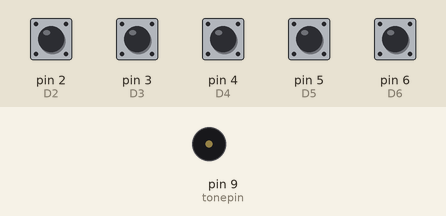
This sketch was run on a simulated Arduino Uno, built with avr-gcc and run on an emulated ATmega328P. Shown: buzzer (waves = sounding). Inputs (shaded band) come from the test bench; at power-on: pin 2 (D2), pin 3 (D3), pin 4 (D4), pin 5 (D5), pin 6 (D6) HIGH.

Above: at 1.2 s.
1.3 s: pin 2 (D2) pulled LOW for 0.15 s
At 1.4 s:
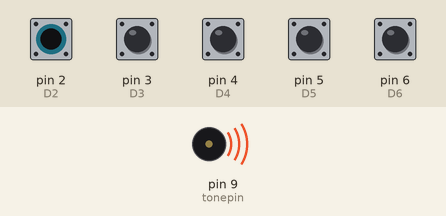
Timing chart, 0 to 4.3 s (numbered marks = the images above; inputs shaded):
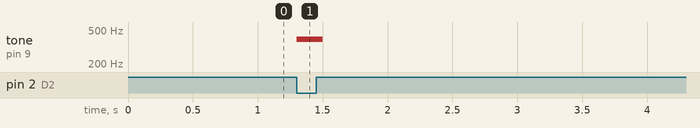

Measured:
- after the input at 1.3 s, tone on pin 9 (tonepin): silent → 392 Hz at once, → silent 0.20 s later

The sketch:

TMChallenge3_4Piezo.ino
```cpp
/* The Tech Museum of Innovation  - www.thetech.org

"Breadboard Piano" - May 10th 2014
Challenge - 3 Play your Piezo, note by note
Challenge - 4 Make a Breadboard Piano

author: Tenaya Hurst - Arduino Woman

1 Piezo
1 1M ohms resistor

* without buttons:
10 jumper wires

* with buttons:
5 buttons
13 jumper wires

*/

#include "pitches.h"

int tonepin = 9;  // PWM0 output = 9, PWM1 output = 10


// these are the "piano keys" - they are just input pins
#define D2 2
#define D3 3
#define D4 4
#define D5 5
#define D6 6


void setup() {

  // setup internal pullups on "piano keys" (pins D2 through D6)
  pinMode(D2, INPUT);
  pinMode(D3, INPUT);
  pinMode(D4, INPUT);
  pinMode(D5, INPUT);
  pinMode(D6, INPUT);
  digitalWrite(D2, HIGH);
  digitalWrite(D3, HIGH);
  digitalWrite(D4, HIGH);
  digitalWrite(D5, HIGH);
  digitalWrite(D6, HIGH);
}


void loop() {

  while (1) {

    // scan "piano keys" for one that is "pressed"

    if (digitalRead(D6) == LOW) {
      tone(tonepin, NOTE_C4);
    } else if (digitalRead(D5) == LOW) {
      tone(tonepin, NOTE_D4);
    } else if (digitalRead(D4) == LOW) {
      tone(tonepin, NOTE_E4);
    } else if (digitalRead(D3) == LOW) {
      tone(tonepin, NOTE_F4);
    } else if (digitalRead(D2) == LOW) {
      tone(tonepin, NOTE_G4);
    } else {
      noTone(tonepin);
    }

    delay(100);    // probably not needed.. you can experiment!
  }
}
```

pitches.h
```cpp
/*************************************************
 * Public Constants
 *************************************************/

#define NOTE_B0  31
#define NOTE_C1  33
#define NOTE_CS1 35
#define NOTE_D1  37
#define NOTE_DS1 39
#define NOTE_E1  41
#define NOTE_F1  44
#define NOTE_FS1 46
#define NOTE_G1  49
#define NOTE_GS1 52
#define NOTE_A1  55
#define NOTE_AS1 58
#define NOTE_B1  62
#define NOTE_C2  65
#define NOTE_CS2 69
#define NOTE_D2  73
#define NOTE_DS2 78
#define NOTE_E2  82
#define NOTE_F2  87
#define NOTE_FS2 93
#define NOTE_G2  98
#define NOTE_GS2 104
#define NOTE_A2  110
#define NOTE_AS2 117
#define NOTE_B2  123
#define NOTE_C3  131
#define NOTE_CS3 139
#define NOTE_D3  147
#define NOTE_DS3 156
#define NOTE_E3  165
#define NOTE_F3  175
#define NOTE_FS3 185
#define NOTE_G3  196
#define NOTE_GS3 208
#define NOTE_A3  220
#define NOTE_AS3 233
#define NOTE_B3  247
#define NOTE_C4  262
#define NOTE_CS4 277
#define NOTE_D4  294
#define NOTE_DS4 311
#define NOTE_E4  330
#define NOTE_F4  349
#define NOTE_FS4 370
#define NOTE_G4  392
#define NOTE_GS4 415
#define NOTE_A4  440
#define NOTE_AS4 466
#define NOTE_B4  494
#define NOTE_C5  523
#define NOTE_CS5 554
#define NOTE_D5  587
#define NOTE_DS5 622
#define NOTE_E5  659
#define NOTE_F5  698
#define NOTE_FS5 740
#define NOTE_G5  784
#define NOTE_GS5 831
#define NOTE_A5  880
#define NOTE_AS5 932
#define NOTE_B5  988
#define NOTE_C6  1047
#define NOTE_CS6 1109
#define NOTE_D6  1175
#define NOTE_DS6 1245
#define NOTE_E6  1319
#define NOTE_F6  1397
#define NOTE_FS6 1480
#define NOTE_G6  1568
#define NOTE_GS6 1661
#define NOTE_A6  1760
#define NOTE_AS6 1865
#define NOTE_B6  1976
#define NOTE_C7  2093
#define NOTE_CS7 2217
#define NOTE_D7  2349
#define NOTE_DS7 2489
#define NOTE_E7  2637
#define NOTE_F7  2794
#define NOTE_FS7 2960
#define NOTE_G7  3136
#define NOTE_GS7 3322
#define NOTE_A7  3520
#define NOTE_AS7 3729
#define NOTE_B7  3951
#define NOTE_C8  4186
#define NOTE_CS8 4435
#define NOTE_D8  4699
#define NOTE_DS8 4978
```
